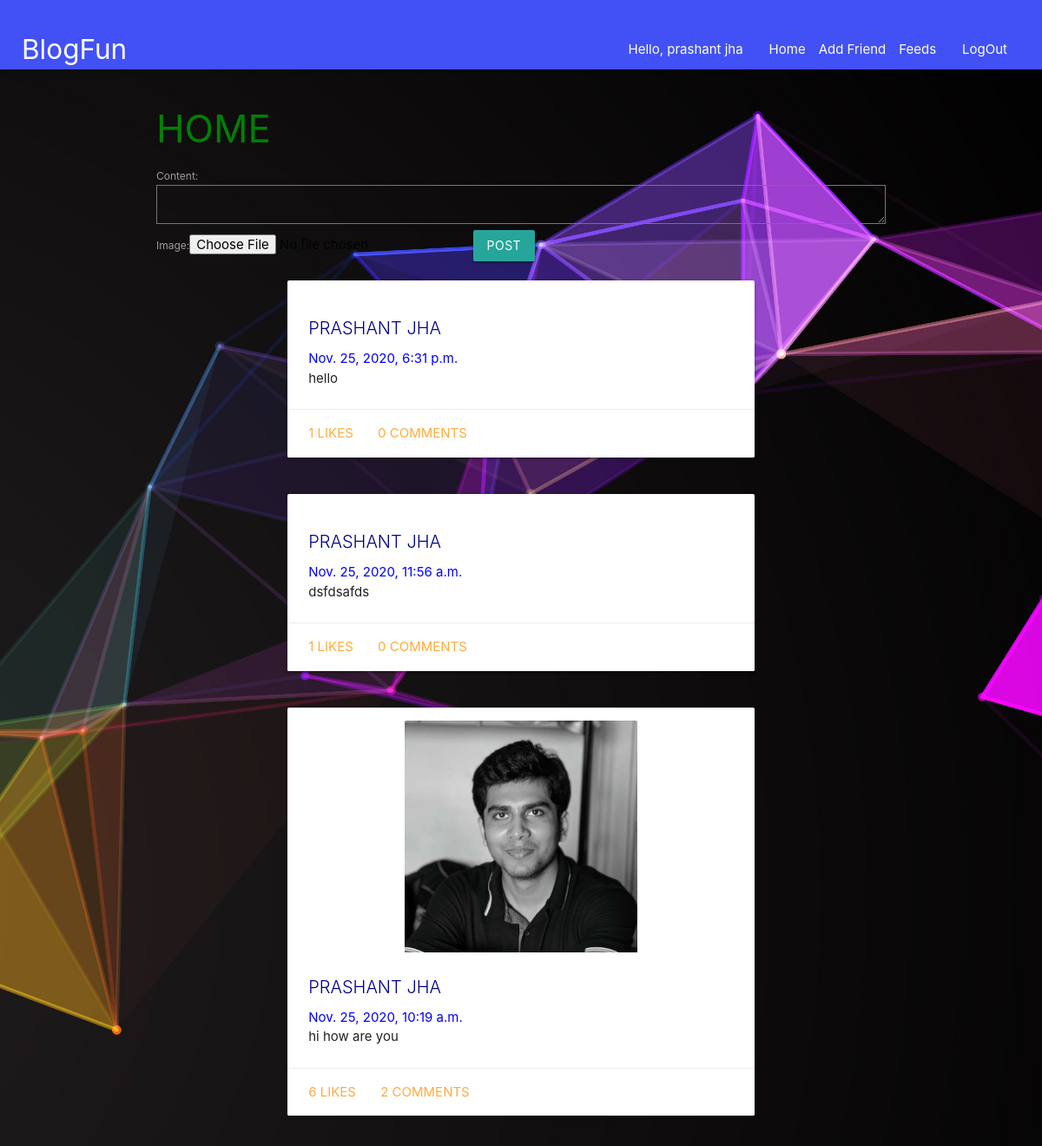
The app's page /home/ (signed in) with its own data.
### social/models.py (models this page shows, shortened)
class Post(models.Model):
    user = models.ForeignKey(User, on_delete=models.CASCADE)
    created_at = models.DateTimeField(auto_now=True)
    content = models.TextField()
    image = models.ImageField(blank=True)

### social/views.py (the view)
# urls.py: 2. Add a URL to urlpatterns:  path('', Home.as_view(), name='home')
class Home(LoginRequiredMixin, ListView):
    template_name = "social/home.html"
    context_object_name = "posts"
    login_url = "auth/login"
    def get_queryset(self):
        return models.Post.objects.filter(
            Q(user=self.request.user)
        ).order_by("-created_at")
    def get_context_data(self, *args, **kwargs):
        data = super().get_context_data(*args, **kwargs)
        data['post_form'] = forms.PostForm()
        return data

### social/forms.py
class PostForm(forms.ModelForm):
    class Meta:
        model = models.Post
        fields=['content','image']

### templates/social/home.html (shortened to what this page needs)
{% extends 'base.html'%}
{% block content %}
<h3 style="color:green;">HOME</h3>
<form method="post" action='/post/' enctype="multipart/form-data">
{{ post_form }}
<button type="submit" class='btn waves-effect'>Post</button>
</form>
<ul>
{% for post in posts %}
{% include 'social/components/post.html' %}
{% endfor %}
</ul>
{% endblock%}

### templates/base.html (shortened to what this page needs)
{% load static %}
<!DOCTYPE html>
<html lang="en">
  <head>
    <link
      rel="stylesheet"
      href="https://cdnjs.cloudflare.com/ajax/libs/materialize/1.0.0/css/materialize.min.css"
    />
  </head>
  <body>
    <nav style="margin-bottom: 3rem; background-color: #4251f5; height: 10vh">
      <div class="nav-wrapper" style="padding: 25px">
        <a href="/" class="brand-logo">BlogFun</a>
        <ul id="nav-mobile" class="right hide-on-med-and-down">
          {% if user.is_authenticated %}
          <li>
            <a href="/home">
              Hello, {{ request.user.first_name }} {{request.user.last_name}}</a
            >
          </li>
          <li>
            <a href="/home"> Home </a>
          </li>
          <li>Add Friend</li>
          <li><a href="/">Feeds</a></li>
          <li><a href="/auth/logout">LogOut</a></li>
          {% else %}
          <li><a href="/auth/login">LogIn</a></li>
          {% endif %}
        </ul>
      </div>
    </nav>
    <div class="container">{% block content %} {% endblock %}</div>
  </body>
</html>

### templates/social/components/post.html (shortened to what this page needs)
<div class="row">
  <div class="col s12 m6 l8 offset-l2">
    <div class="card">
      <div class="card-image"  style="
            padding-top:15px;">
        {% if post.image %}
        <img
          style="
            display: block;
            margin-left: auto;
            margin-right: auto;
            width: 50%;
          "
          src="/media/{{ post.image }}"
        />
        {% endif %}
      </div>
      <div class="card-content">
        <span class="card-title" style="color: darkblue; font-size: 20px">
          {{ post.user.first_name }} {{ post.user.last_name }}
        </span>
        <p style="color: blue">{{ post.created_at }}</p>
        <p>{{ post.content }}</p>
      </div>
      <div class="card-action">
        <a href="#" onclick="likePost({{post.id}})"
          >{{ post.like_set.count }} Likes</a
        >
        <a href="#postModal{{post.id}}" class="modal-trigger">
          {{ post.comment_set.count }} Comments</a
        >
      </div>
    </div>
  </div>
</div>

### templates/base.html (style rules this page uses)
html { background: url("/static/12818.jpg") no-repeat center center fixed; -webkit-background-size: cover; -moz-background-size: cover; -o-background-size: cover; background-size: cover; }
.card-title { text-transform: uppercase; }

### records on screen
Post: user.first_name "PRASHANT", user.last_name "JHA", created_at "Nov. 25, 2020, 6:31 p.m.", content "hello", like_set.count "1", comment_set.count "0"
Post: user.first_name "PRASHANT", user.last_name "JHA", created_at "Nov. 25, 2020, 11:56 a.m.", content "dsfdsafds", like_set.count "1", comment_set.count "0"
Post: image (picture), user.first_name "PRASHANT", user.last_name "JHA", created_at "Nov. 25, 2020, 10:19 a.m.", content "hi how are you", like_set.count "6", comment_set.count "2"

### other values on screen
{{ request.user.first_name }} "prashant"
{{ request.user.last_name }} "jha"
